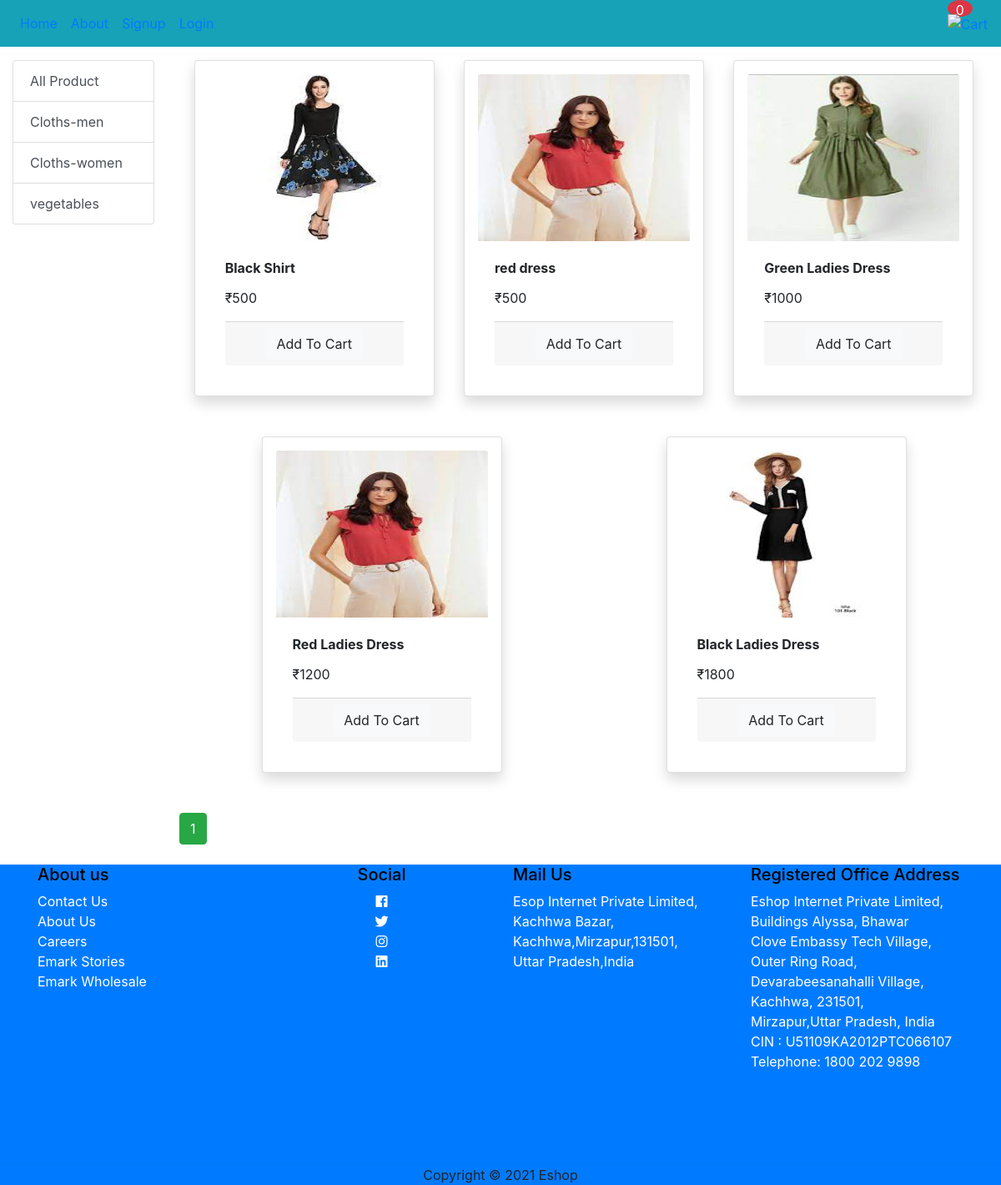
The app's page /?category=2 with its own data.
### store/models/category.py (models this page shows, shortened)
class Category(models.Model):
    name=models.CharField(max_length=400)

### store/models/product.py (models this page shows)
class Product(models.Model):
    name=models.CharField(max_length=100)
    price=models.IntegerField(default=0)
    category=models.ForeignKey(Category,on_delete=models.CASCADE,default=1)
    description =models.CharField(max_length=300,default='',null=True,blank=True)
    image=models.ImageField(upload_to='uploads/products/')

### store/views.py (the view, shortened to what this page needs)
# urls.py: path('',Index.as_view(),name='index'),
class Index(View):
    def get(self,request):
        cart=request.session.get('cart')
        if not cart:
            request.session['cart']={}
        products=None
        categorys=Category.objects.all()
        cID=request.GET.get('category')
        if(cID):
            products=Product.objects.filter(category=cID)
        else:
            products=Product.objects.all()
        paginator=Paginator(products,27)
        page_number=request.GET.get('page')
        page_obj=paginator.get_page(page_number)
        return render(request,'index.html',{'products':page_obj,'categorys':categorys})

### store/templatetags/cart.py (called while the page is built)
@register.filter(name='is_in_cart')
def is_in_cart(product , cart):
    keys=cart.keys()
    for id in keys:
        if(int(id)==product.id):
            return True
    return False

@register.filter(name='Rupees')
def Rupees(price):
    return "₹"+str(price)

### store/templates/index.html (shortened to what this page needs)
{% extends 'base.html' %} {% block pm %} {% load cart %}
<div class="row mt-3">
  <div class="col-lg-2 mx-auto">
    <div class="list-group">
      <a href="/" class="list-group-item list-group-item-action light"
        >All Product</a
      >
      {% for c in categorys %}
      <a
        href="/?category={{c.id}}"
        class="list-group-item list-group-item-action light"
        >{{c.name}}
      </a>
      {% endfor %}
    </div>
  </div>
  <div class="col-lg-10 mx-auto">
    <div class="row mx-auto">
      {% for p in products %}
      <div
        class="card mx-auto mb-3 shadow p-3 mb-5 bg-white rounded"
        id="{{p.id}}"
        style="width: 18rem"
      >
        <img
          src="{{p.image.url}}"
          width="100"
          height="200"
          class="card-img-top"
          alt="Shirt"
        />
        <div class="card-body">
          <p class="card-title"><b>{{p.name}}</b></p>
          <p class="card-text">{{p.price|Rupees}}</p>
          <div class="card-footer p-0 nu-gutter">
            {% if p|is_in_cart:request.session.cart %}
            <div class="row nu-gutter">
              <form action="/#{{p.id}}" class="col-sm-3" method="POST">
                {% csrf_token %}
                <input hidden type="text" name="prd" value="{{p.id}}" />
                <input
                  type="submit"
                  value="+"
                  class="btn btn-block btn-light"
                />
              </form>
              <div class="col-sm-6 text-center">
                {{ p|cart_qnt:request.session.cart }}
              </div>
              <form action="/#{{p.id}}" class="col-sm-3" method="POST">
                {% csrf_token %}
                <input hidden type="text" name="prd" value="{{p.id}}" />
                <input hidden type="text" name="remove" value="True" />
                <input
                  type="submit"
                  value="-"
                  class="btn btn-block btn-light"
                />
              </form>
            </div>
            {% else %}
            <form action="/#{{p.id}}" method="POST" class="btn btn-block">
              <input
                type="submit"
                class="btn btn-light form-cntrol"
                value="Add To Cart"
              />
            </form>
            {% endif %}
          </div>
        </div>
      </div>
      {% endfor %}
    </div>
    <div class="btn btn-success">
      <span style="color: white">{{ products.number }}</span>
    </div>
    <br /><br />
  </div>
</div>
{% endblock pm %}

### store/templates/base.html (shortened to what this page needs)
<!DOCTYPE html>
{% load static %}
<html lang="en">
  <head>
    <link rel="stylesheet" href="https://use.fontawesome.com/releases/v5.0.8/css/all.css">
    <link rel="stylesheet" href="{% static 'store/css/all.min.css' %}" />
    <link rel="stylesheet" href="{% static 'store/css/bootstrap.css' %}" />
    <link
      rel="stylesheet"
      href="https://maxcdn.bootstrapcdn.com/bootstrap/4.5.2/css/bootstrap.min.css"
    />
  </head>
  <body>
    {% include 'navbar.html' %}
    <div class="container-fluid">
    {% block pm %} {% endblock pm %}
    </div>
  <footer class="site-footer bg-primary sticky-bottom">
    <div class="container">
      <div class="row mb-5">
        <div class="col-md-3 mb-5 list-unstyled">
          <h5 style="color: black">About us</h5>
          <li><a href="#" style="color: white">Contact Us</a></li>
          <li><a href="#" style="color: white">About Us</a></li>
          <li><a href="#" style="color: white">Careers</a></li>
          <li><a href="#" style="color: white">Emark Stories</a></li>
          <li><a href="#" style="color: white">Emark Wholesale</a></li>
        </div>
        <div class="col-md-3 mb-5 list-unstyled text-center">
          <h5 style="color: black">Social</h5>
          <li>
            <a href="https://www.facebook.com/profile.php?id=100070357322894" style="color: white"><i class="fab fa-facebook" aria-hidden="true"></i></a>
          </li>
          <li><a href="#" style="color: white"><span class="fab fa-twitter"></a></li>
          <li><a href="https://www.instagram.com/sonugolu2018/" style="color: white"><span class="fab fa-instagram"></a></li>
          <li><a href="https://www.linkedin.com/in/prashant-maurya-329614188/" style="color: white"><span class="fab fa-linkedin"></a></li>
        </div>
        <div class="col-md-3 mb-5 list-unstyled">
          <h5 style="color: black">Mail Us</h5>
          <p style="color:white;">Esop Internet Private Limited,<br>
          Kachhwa Bazar,<br>
          Kachhwa,Mirzapur,131501,<br>
          Uttar Pradesh,India</p>
        </div>
        <div class="col-md-3 mb-5 list-unstyled">
          <h5 style="color: black">Registered Office Address</h5>
          <p style="color:white;">
          Eshop Internet Private Limited,<br>
          Buildings Alyssa, Bhawar <br>
          Clove Embassy Tech Village,<br>
          Outer Ring Road, Devarabeesanahalli Village,<br>
          Kachhwa, 231501,<br>
          Mirzapur,Uttar Pradesh, India <br>
          CIN : U51109KA2012PTC066107 <br>
          Telephone: 1800 202 9898 <br>
          </p>
        </div>
      </div>
    </div>
    <div class="copyright text-center shadow">
    Copyright &copy; 2021 <span>Eshop</span>
    </div>
  </footer>
  </body>
</html>

### store/templates/navbar.html
{% load static %}
<nav class="navbar navbar-expand-lg bg-info sticky-top">
  <div class="collapse navbar-collapse">
    <div class="navbar-nav">
      <a class="nav-item nav-link float-right" href="{% url 'index'%}">Home</a>
      <a class="nav-item nav-link" href="#">About</a>
      {% if request.user.is_authenticated %}
      <a class="nav-item nav-link" href="{% url 'order'%}">Orders</a>
      <a class="nav-item nav-link" href="{% url 'logout1'%}">Logout</a>
      {% else %}
      <a class="nav-item nav-link" href="{% url 'signup'%}">Signup</a>
      <a class="nav-item nav-link" href="{% url 'loginusr'%}">Login</a>
      {% endif %}
    </div>
  </div>
  <div class="form-inline my-2 my-lg-0">
    <p
      style="
        display: inline-block;
        text-align: center;
        width: 30px;
        height: 20px;
        top: 0;
        color: white;
        position: absolute;
      "
      class="bg-danger rounded-circle"
    >
      {{request.session.cart.keys|length}}
    </p>
    <a
      style="display: block; position: relative"
      class="mt-0"
      href="{% url 'cart'%}"
    >
      <img
        src="{% static 'store/images/cart.png' %}"
        alt="Cart"
        width="60"
        height="45"
      />
    </a>
  </div>
</nav>

### records on screen
Category: name "Cloths-men"
Category: name "Cloths-women"
Category: name "vegetables"
Product: image (picture), name "Black Shirt", price|Rupees "₹500"
Product: image (picture), name "red dress", price|Rupees "₹500"
Product: image (picture), name "Green Ladies Dress", price|Rupees "₹1000"
Product: image (picture), name "Red Ladies Dress", price|Rupees "₹1200"
Product: image (picture), name "Black Ladies Dress", price|Rupees "₹1800"

### other values on screen
{{ request.session.cart.keys|length }} "0"
{{ products.number }} "1"
